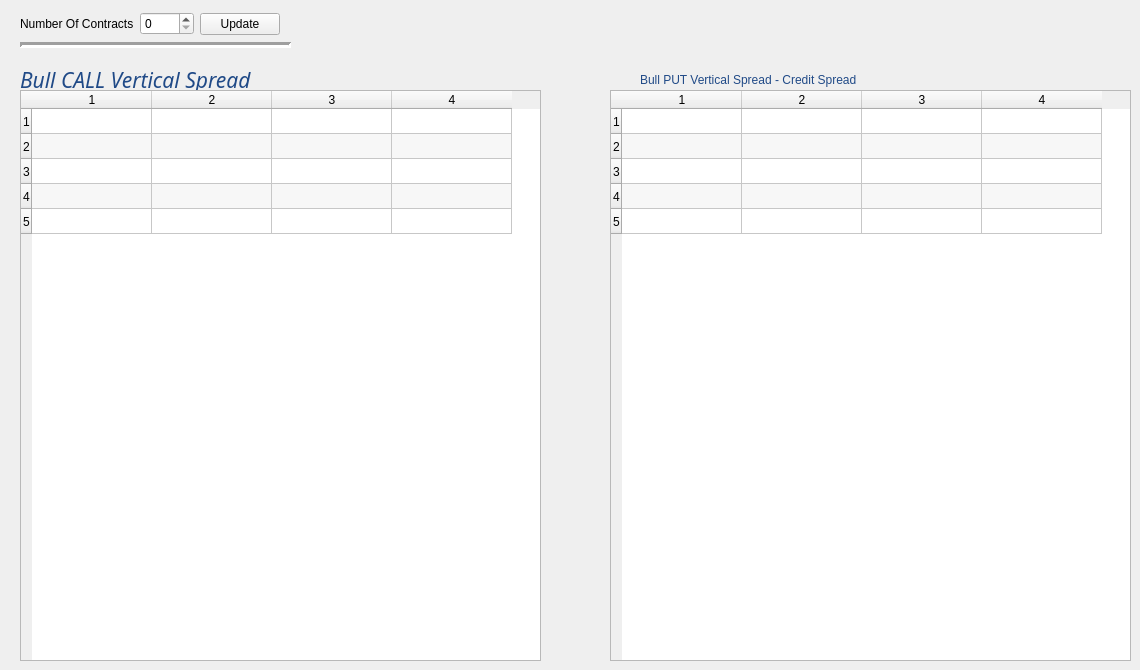
      <widget class="QWidget" name="bullSpread_tab">
       <attribute name="title">
        <string>Bull Spreads</string>
       </attribute>
       <widget class="QTableWidget" name="tableWidget_BullCallSpread">
        <property name="geometry">
         <rect>
          <x>20</x>
          <y>90</y>
          <width>521</width>
          <height>571</height>
         </rect>
        </property>
        <property name="editTriggers">
         <set>QAbstractItemView::NoEditTriggers</set>
        </property>
        <property name="alternatingRowColors">
         <bool>true</bool>
        </property>
        <property name="selectionBehavior">
         <enum>QAbstractItemView::SelectRows</enum>
        </property>
        <property name="rowCount">
         <number>5</number>
        </property>
        <property name="columnCount">
         <number>4</number>
        </property>
        <attribute name="horizontalHeaderDefaultSectionSize">
         <number>120</number>
        </attribute>
        <attribute name="horizontalHeaderMinimumSectionSize">
         <number>11</number>
        </attribute>
        <attribute name="verticalHeaderDefaultSectionSize">
         <number>25</number>
        </attribute>
        <row/>
        <row/>
        <row/>
        <row/>
        <row/>
        <column/>
        <column/>
        <column/>
        <column/>
       </widget>
       <widget class="QWidget" name="layoutWidget_9">
        <property name="geometry">
         <rect>
          <x>20</x>
          <y>10</y>
          <width>260</width>
          <height>28</height>
         </rect>
        </property>
        <layout class="QHBoxLayout" name="horizontalLayout">
         <item>
          <widget class="QLabel" name="label_6">
           <property name="text">
            <string>Number Of Contracts</string>
           </property>
          </widget>
         </item>
         <item>
          <widget class="QSpinBox" name="spinBox_numberOfContracts_BullSpread">
           <property name="minimum">
            <number>0</number>
           </property>
           <property name="maximum">
            <number>15</number>
           </property>
          </widget>
         </item>
         <item>
          <widget class="QPushButton" name="pushButton_updateNumberOfContracts_BullSpread">
           <property name="text">
            <string>Update</string>
           </property>
          </widget>
         </item>
        </layout>
       </widget>
       <widget class="QLabel" name="label_9">
        <property name="geometry">
         <rect>
          <x>640</x>
          <y>70</y>
          <width>411</width>
          <height>20</height>
         </rect>
        </property>
        <property name="styleSheet">
         <string notr="true">font: 75 italic 16pt &quot;aakar&quot;;
color: rgb(32, 74, 135);</string>
        </property>
        <property name="text">
         <string>Bull PUT Vertical Spread - Credit Spread</string>
        </property>
       </widget>
       <widget class="QTableWidget" name="tableWidget_BullPutSpread">
        <property name="geometry">
         <rect>
          <x>610</x>
          <y>90</y>
          <width>521</width>
          <height>571</height>
         </rect>
        </property>
        <property name="editTriggers">
         <set>QAbstractItemView::NoEditTriggers</set>
        </property>
        <property name="alternatingRowColors">
         <bool>true</bool>
        </property>
        <property name="selectionBehavior">
         <enum>QAbstractItemView::SelectRows</enum>
        </property>
        <property name="rowCount">
         <number>5</number>
        </property>
        <property name="columnCount">
         <number>4</number>
        </property>
        <attribute name="horizontalHeaderDefaultSectionSize">
         <number>120</number>
        </attribute>
        <attribute name="horizontalHeaderMinimumSectionSize">
         <number>11</number>
        </attribute>
        <attribute name="verticalHeaderDefaultSectionSize">
         <number>25</number>
        </attribute>
        <row/>
        <row/>
        <row/>
        <row/>
        <row/>
        <column/>
        <column/>
        <column/>
        <column/>
       </widget>
       <widget class="QLabel" name="label_10">
        <property name="geometry">
         <rect>
          <x>20</x>
          <y>70</y>
          <width>261</width>
          <height>20</height>
         </rect>
        </property>
        <property name="font">
         <font>
          <family>aakar</family>
          <pointsize>16</pointsize>
          <weight>9</weight>
          <italic>true</italic>
          <bold>false</bold>
         </font>
        </property>
        <property name="styleSheet">
         <string notr="true">font: 75 italic 16pt &quot;aakar&quot;;
color: rgb(32, 74, 135);</string>
        </property>
        <property name="text">
         <string>Bull CALL Vertical Spread </string>
        </property>
       </widget>
       <widget class="Line" name="line">
        <property name="geometry">
         <rect>
          <x>20</x>
          <y>35</y>
          <width>271</width>
          <height>20</height>
         </rect>
        </property>
        <property name="frameShadow">
         <enum>QFrame::Sunken</enum>
        </property>
        <property name="lineWidth">
         <number>3</number>
        </property>
        <property name="orientation">
         <enum>Qt::Horizontal</enum>
        </property>
       </widget>
      </widget>
